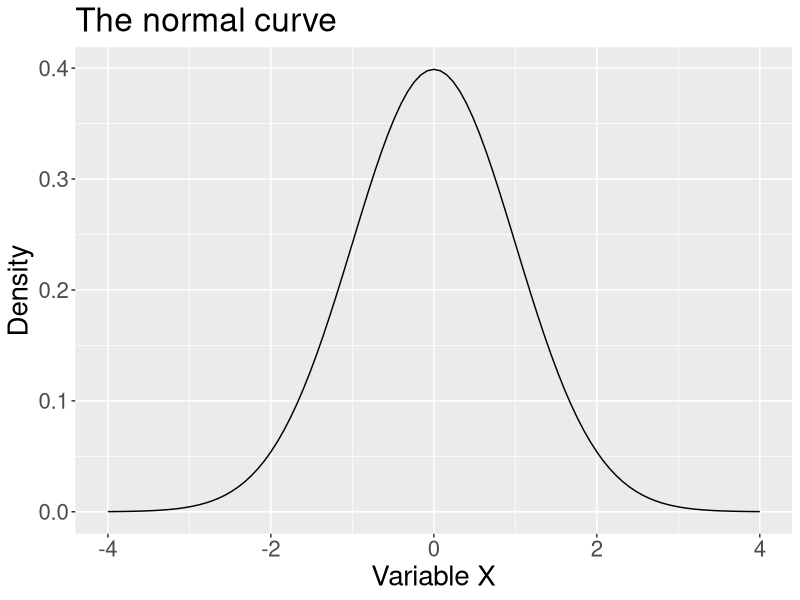
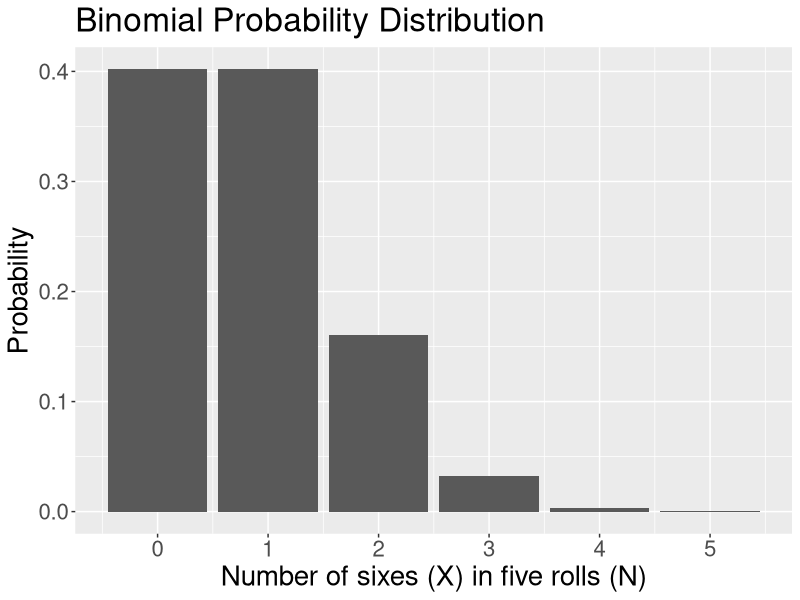
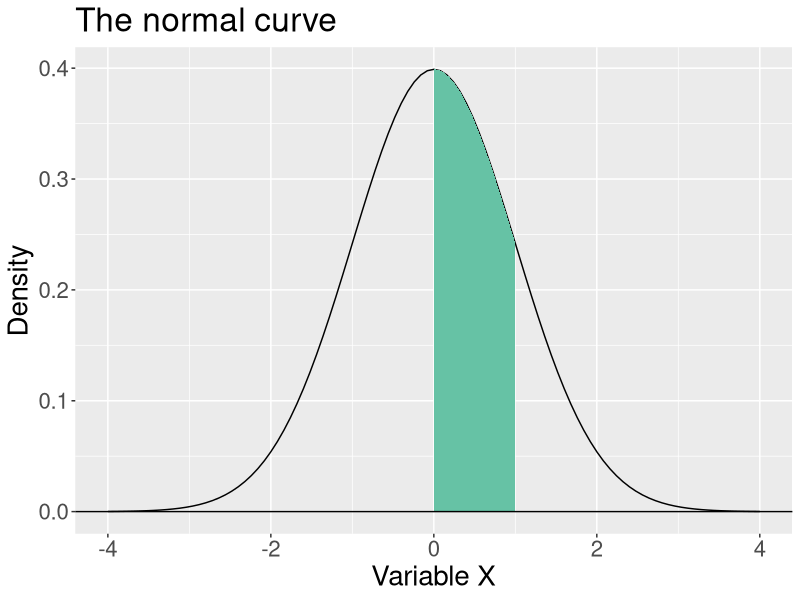
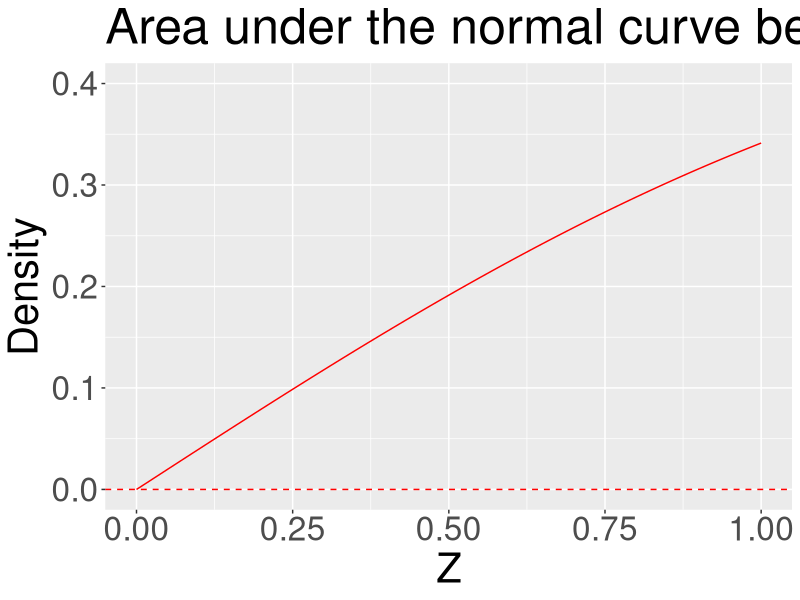
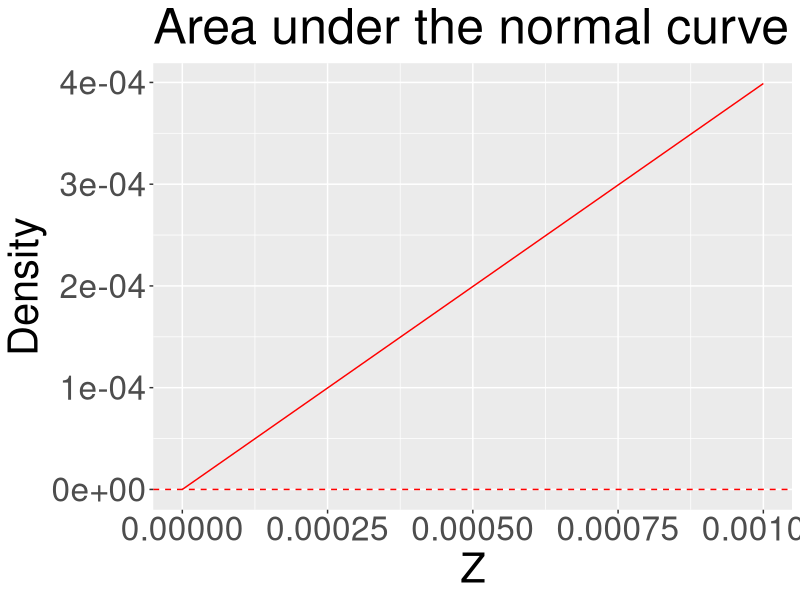
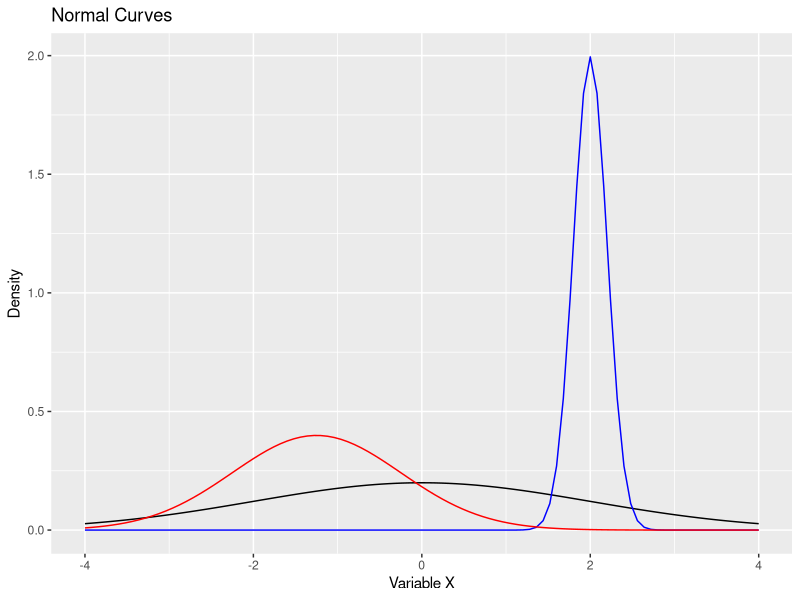
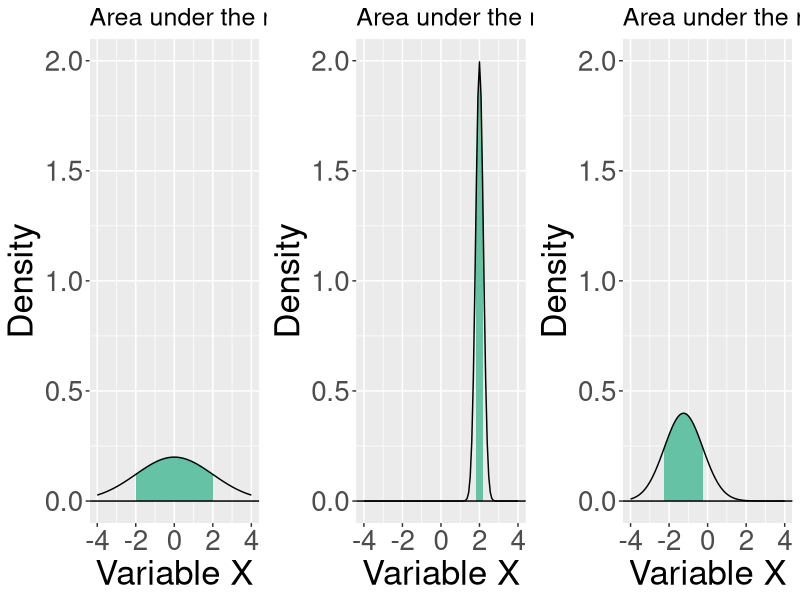
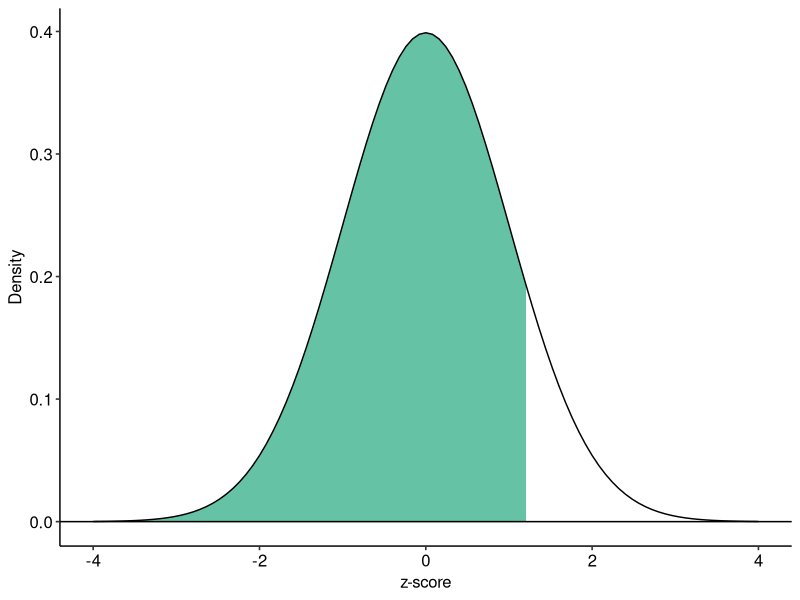

These figures' R source, in order:
## ---- chunk 1
library(tidyverse)
library(ggpubr)
# make it pretty
colors = RColorBrewer::brewer.pal(4, "Set2")
## ---- chunk 2
ggplot(data.frame(x = seq(-4, 4)), aes(x)) +
  stat_function(fun = function(x) dnorm(x)) +
  scale_x_continuous("Variable X") +
  scale_y_continuous("Density")+
  ggtitle("The normal curve") +
  theme(text = element_text(size = 20))
## ---- chunk 3
#| code-fold: true
## ---- chunk 4
#| code-fold: true
#| 
data.frame(num = 0:5, p = dbinom(x = 0:5, size = 5, prob = 1/6)) %>% ggplot(aes(x=num, y=p)) + geom_bar(stat="identity") + scale_x_continuous("Number of sixes (X) in five rolls (N)", breaks=c(0:5)) +scale_y_continuous("Probability")+ggtitle("Binomial Probability Distribution")+
  theme(text = element_text(size = 20))
## ---- chunk 5
#| code-fold: true
ggplot(data.frame(x = seq(-4, 4)), aes(x)) +
  stat_function(fun = function(x) dnorm(x)) + 
  stat_function(fun = function(x) dnorm(x) , 
                xlim = c(0, 1),
                geom = "area", fill = colors[1]) + 
  geom_hline(aes(yintercept = 0))+
  scale_x_continuous("Variable X") + scale_y_continuous("Density")+ggtitle("The normal curve") + theme(text = element_text(size =20))
## ---- chunk 6
#| code-fold: true
ggplot(data.frame(x = seq(0, 1)), aes(x)) +
  stat_function(fun = function(x) pnorm(x)-.5, color = "red") + 
  geom_hline(aes(yintercept = 0), color = "red", linetype = "dashed")+
  scale_x_continuous("Z") +
  scale_y_continuous("Density", limits=c(0,.4)) +
  ggtitle("Area under the normal curve between Z and 0") + 
  theme(text = element_text(size = 30))

## ---- chunk 7
#| code-fold: true
ggplot(data.frame(x = seq(0, .001, by =.00005)), aes(x)) +
  stat_function(fun = function(x) pnorm(x)-.5, color = "red") + 
  geom_hline(aes(yintercept = 0), color = "red", linetype = "dashed")+
  scale_x_continuous("Z") +
  scale_y_continuous("Density") +ggtitle("Area under the normal curve between Z and 0")+ theme(text = element_text(size = 30))

## ---- chunk 8
#| code-fold: true
#| 
ggplot(data.frame(x = seq(-4, 4)), aes(x)) +
  stat_function(fun = function(x) dnorm(x, mean = 0, sd = 2)) +
  stat_function(fun = function(x) dnorm(x, mean = 2, sd = .2), color = "blue") +
  stat_function(fun = function(x) dnorm(x, mean = -1.25, sd = 1), color = "red") +
  scale_x_continuous("Variable X") +
  scale_y_continuous("Density") +
  ggtitle("Normal Curves")
## ---- chunk 9
#| code-fold: true
p1 = ggplot(data.frame(x = seq(-4, 4)), aes(x)) +
stat_function(fun = function(x) dnorm(x, mean = 0, sd = 2) , 
                xlim = c(0-2, 0+2),
                geom = "area", fill = colors[1]) +
  stat_function(fun = function(x) dnorm(x, mean = 0, sd = 2)) +
  geom_hline(aes(yintercept = 0)) +
  scale_x_continuous("Variable X") +
  scale_y_continuous("Density", limits = c(0,2))+
  ggtitle("Area under the normal curve") +
  theme(text = element_text(size = 25), 
        plot.title = element_text(size = 18))

p2 = ggplot(data.frame(x = seq(-4, 4)), aes(x)) +
stat_function(fun = function(x) dnorm(x, mean = 2, sd = .2) , 
                xlim = c(2-.2, 2+.2),
                geom = "area", fill = colors[1]) +
  stat_function(fun = function(x) dnorm(x, mean = 2, sd = .2)) +
  geom_hline(aes(yintercept = 0)) +
  scale_x_continuous("Variable X") +
  scale_y_continuous("Density", limits = c(0,2))+
  ggtitle("Area under the normal curve")+
  theme(text = element_text(size = 25), 
        plot.title = element_text(size = 18))

p3 = ggplot(data.frame(x = seq(-4, 4)), aes(x)) +
stat_function(fun = function(x) dnorm(x, mean = -1.25, sd = 1) , 
                xlim = c(-1.25-1, -1.25+1),
                geom = "area", fill = colors[1]) +
  stat_function(fun = function(x) dnorm(x, mean = -1.25, sd = 1)) +
  geom_hline(aes(yintercept = 0)) +
  scale_x_continuous("Variable X") +
  scale_y_continuous("Density", limits = c(0,2))+
  ggtitle("Area under the normal curve")+
  theme(text = element_text(size = 25), 
        plot.title = element_text(size = 18))

ggarrange(p1, p2, p3, ncol = 3)
## ---- chunk 10
pnorm(1.2)
## ---- chunk 11
#| code-fold: true
ggplot(data.frame(x = seq(-4, 4)), aes(x)) +
stat_function(fun = function(x) dnorm(x) , 
                xlim = c(-4, 1.2),
                geom = "area", fill = colors[1]) +
  stat_function(fun = function(x) dnorm(x)) +
  geom_hline(aes(yintercept = 0)) +
  scale_x_continuous("z-score") +
  scale_y_continuous("Density")+
  theme_pubr()
## ---- chunk 12
(z = (68-72)/sqrt(8))
pnorm(z)
## ---- chunk 13
pnorm(q = 68, 
      mean = 72, 
      sd = sqrt(8))
## ---- chunk 14
#| code-fold: true
#| 
ggplot(data.frame(x = seq(62, 81)), aes(x)) +
stat_function(fun = function(x) dnorm(x, m = 72, sd = sqrt(8)) , 
                xlim = c(62, 68),
                geom = "area", fill = colors[1]) +
  stat_function(fun = function(x) dnorm(x, m = 72, sd = sqrt(8))) +
  geom_hline(aes(yintercept = 0)) +
  scale_x_continuous("z-score") +
  scale_y_continuous("Density")+
  theme_pubr()
## ---- chunk 15
(z = qnorm(.80))
32 + (4*z)
## ---- chunk 16
qnorm(.80,
      m = 32, 
      sd = 4)
## ---- chunk 17
(z2 = (2-3)/2)
(z7 = (7-3)/2)
(belowz2 = pnorm(-.5))
(belowz7 = pnorm(2))
belowz7-belowz2
## ---- chunk 18
(below2 = pnorm(2, m = 3, sd = 2))
(below7 = pnorm(7, m = 3, sd = 2))
below7-below2
## ---- chunk 19
#| code-fold: true
#| 
ggplot(data.frame(x = seq(-4, 4)), aes(x)) +
  stat_function(fun = function(x) dnorm(x), 
                aes(color = "Normal", linetype = "Normal")) +
  stat_function(fun = function(x) dt(x, df = 1), 
                aes(color = "t(1)", linetype = "t(1)")) +
  stat_function(fun = function(x) dt(x, df = 5), 
                aes(color = "t(5)", linetype = "t(5)")) +
  stat_function(fun = function(x) dt(x, df = 25), 
                aes(color = "t(25)", linetype = "t(25)")) +
  stat_function(fun = function(x) dt(x, df = 100), 
                aes(color = "t(100)", linetype = "t(100)")) + 
  scale_x_continuous("Variable X") +
  scale_y_continuous("Density") +
  scale_color_manual("", 
                     values = c("red", "black", "black", "blue", "blue")) +
  scale_linetype_manual("", 
                        values = c("solid", "solid", "dashed", "solid", "dashed")) +
  ggtitle("The Normal and t Distributions") +
  theme(text = element_text(size=20),legend.position = "bottom")
